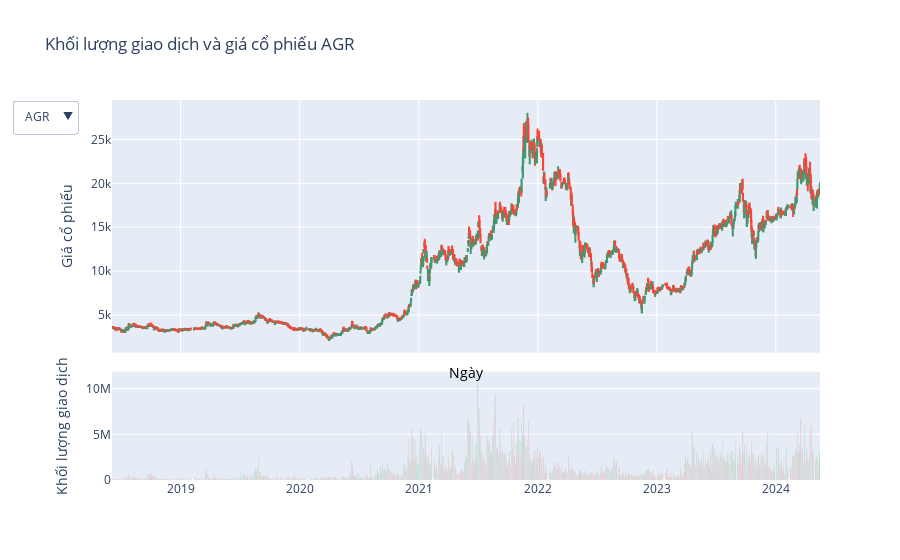

Notebook code cell kept with this figure:
### Markdown cell above
### Câu hỏi: Có sự tương quan (có ý nghĩa về thống kê) giữa giá cổ phiếu và khối lượng giao dịch đối với từng ngân hàng; trong tổng thể hay không?

### Code cell
# Hàm tạo biểu đồ nến
def create_candlestick_chart(data, visible=False):
    return go.Candlestick(
        x=data['Date'],
        open=data['Open'],
        high=data['High'],
        low=data['Low'],
        close=data['Price'],
        visible=visible,
        showlegend=False,
        name=''
    )

# Hàm tạo biểu đồ khối lượng giao dịch
def create_volume_chart(data, visible=False):
    colors = ['red' if row['Price'] <= row['Open'] else 'green' for _, row in data.iterrows()]
    return go.Bar(
        x=data['Date'],
        y=data['Vol.'],
        marker=dict(color=colors),
        visible=visible,
        showlegend=False,
        name=''
    )

# Lấy danh sách các cổ phiếu
unique_tickers = data['Ticker Symbol'].unique()
print(unique_tickers)

# Tạo biểu đồ với 2 dòng và 1 cột
fig = make_subplots(rows=2, cols=1, shared_xaxes=True, vertical_spacing=0.05, row_heights=[0.7, 0.3])

# Lấy dữ liệu theo từng cổ phiếu
data_grouped = [data[data['Ticker Symbol'] == ticker] for ticker in unique_tickers]
# print(data_grouped[0].head())

# Thêm traces cho cổ phiếu
for i in range(len(data_grouped)):
    fig.add_trace(create_candlestick_chart(data_grouped[i], visible=i == 0), row=1, col=1)
    fig.add_trace(create_volume_chart(data_grouped[i], visible=i == 0), row=2, col=1)


# Cập nhật layout với updatemenus
fig.update_layout(
    title=f'Khối lượng giao dịch và giá cổ phiếu {unique_tickers[0]}',
    xaxis={
        'rangeslider': {'visible': False},
        'title': 'Ngày',
        'titlefont': dict(  
            size=14, 
            color='black'  
        ),
    },
    yaxis_title='Giá cổ phiếu',
    yaxis2_title='Khối lượng giao dịch',
    updatemenus=[
        {
            'buttons': [
                {
                    'label': ticker,
                    'method': 'update',
                    'args': [
                        {'visible': [ticker == t for t in unique_tickers for _ in range(2)]},  # Update visibility for all candlestick traces
                        {'title': f'Khối lượng giao dịch và giá cổ phiếu - {ticker}'}  # Update title
                    ]
                }
                for ticker in unique_tickers
            ]
        }
    ]
)

# Hiển thị biểu đồ
fig.show()

### Figure 1 — Plotly figure (JSON) as saved in the notebook; plotly's stock layout.template omitted (floating-point values rounded to 4 significant figures; data arrays with more than 128 entries replaced by an {"elided": "..."} marker saying what was removed)
{"data": [{"close": {"elided": "1486 float values"}, "high": {"elided": "1486 float values"}, "low": {"elided": "1486 float values"}, "name": "", "open": {"elided": "1486 float values"}, "showlegend": false, "type": "candlestick", "visible": true, "x": {"elided": "1486 str values"}, "xaxis": "x", "yaxis": "y"}, {"marker": {"color": {"elided": "1486 str values"}}, "name": "", "showlegend": false, "type": "bar", "visible": true, "x": {"elided": "1486 str values"}, "xaxis": "x2", "y": {"elided": "1486 float values"}, "yaxis": "y2"}, {"close": {"elided": "1486 float values"}, "high": {"elided": "1486 float values"}, "low": {"elided": "1486 float values"}, "name": "", "open": {"elided": "1486 float values"}, "showlegend": false, "type": "candlestick", "visible": false, "x": {"elided": "1486 str values"}, "xaxis": "x", "yaxis": "y"}, {"marker": {"color": {"elided": "1486 str values"}}, "name": "", "showlegend": false, "type": "bar", "visible": false, "x": {"elided": "1486 str values"}, "xaxis": "x2", "y": {"elided": "1486 float values"}, "yaxis": "y2"}, {"close": {"elided": "1486 float values"}, "high": {"elided": "1486 float values"}, "low": {"elided": "1486 float values"}, "name": "", "open": {"elided": "1486 float values"}, "showlegend": false, "type": "candlestick", "visible": false, "x": {"elided": "1486 str values"}, "xaxis": "x", "yaxis": "y"}, {"marker": {"color": {"elided": "1486 str values"}}, "name": "", "showlegend": false, "type": "bar", "visible": false, "x": {"elided": "1486 str values"}, "xaxis": "x2", "y": {"elided": "1486 float values"}, "yaxis": "y2"}, {"close": {"elided": "1486 int values"}, "high": {"elided": "1486 int values"}, "low": {"elided": "1486 int values"}, "name": "", "open": {"elided": "1486 int values"}, "showlegend": false, "type": "candlestick", "visible": false, "x": {"elided": "1486 str values"}, "xaxis": "x", "yaxis": "y"}, {"marker": {"color": {"elided": "1486 str values"}}, "name": "", "showlegend": false, "type": "bar", "visible": false, "x": {"elided": "1486 str values"}, "xaxis": "x2", "y": {"elided": "1486 float values"}, "yaxis": "y2"}, {"close": {"elided": "1486 int values"}, "high": {"elided": "1486 int values"}, "low": {"elided": "1486 int values"}, "name": "", "open": {"elided": "1486 int values"}, "showlegend": false, "type": "candlestick", "visible": false, "x": {"elided": "1486 str values"}, "xaxis": "x", "yaxis": "y"}, {"marker": {"color": {"elided": "1486 str values"}}, "name": "", "showlegend": false, "type": "bar", "visible": false, "x": {"elided": "1486 str values"}, "xaxis": "x2", "y": {"elided": "1486 float values"}, "yaxis": "y2"}], "layout": {"title": {"text": "Khối lượng giao dịch và giá cổ phiếu AGR"}, "updatemenus": [{"buttons": [{"args": [{"visible": [true, true, false, false, false, false, false, false, false, false]}, {"title": "Khối lượng giao dịch và giá cổ phiếu - AGR"}], "label": "AGR", "method": "update"}, {"args": [{"visible": [false, false, true, true, false, false, false, false, false, false]}, {"title": "Khối lượng giao dịch và giá cổ phiếu - BID"}], "label": "BID", "method": "update"}, {"args": [{"visible": [false, false, false, false, true, true, false, false, false, false]}, {"title": "Khối lượng giao dịch và giá cổ phiếu - CTG"}], "label": "CTG", "method": "update"}, {"args": [{"visible": [false, false, false, false, false, false, true, true, false, false]}, {"title": "Khối lượng giao dịch và giá cổ phiếu - VCB"}], "label": "VCB", "method": "update"}, {"args": [{"visible": [false, false, false, false, false, false, false, false, true, true]}, {"title": "Khối lượng giao dịch và giá cổ phiếu - TCB"}], "label": "TCB", "method": "update"}]}], "xaxis": {"anchor": "y", "domain": [0, 1], "matches": "x2", "rangeslider": {"visible": false}, "showticklabels": false, "title": {"font": {"color": "black", "size": 14}, "text": "Ngày"}}, "xaxis2": {"anchor": "y2", "domain": [0, 1]}, "yaxis": {"anchor": "x", "domain": [0.335, 1.0], "title": {"text": "Giá cổ phiếu"}}, "yaxis2": {"anchor": "x2", "domain": [0, 0.285], "title": {"text": "Khối lượng giao dịch"}}}}
